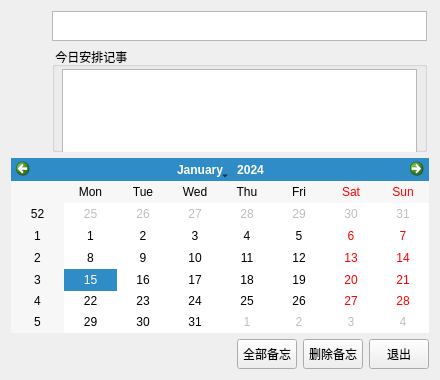
<?xml version="1.0" encoding="UTF-8"?>
<ui version="4.0">
 <class>Qschedule</class>
 <widget class="QWidget" name="Qschedule">
  <property name="geometry">
   <rect>
    <x>0</x>
    <y>0</y>
    <width>440</width>
    <height>380</height>
   </rect>
  </property>
  <property name="minimumSize">
   <size>
    <width>440</width>
    <height>380</height>
   </size>
  </property>
  <property name="maximumSize">
   <size>
    <width>440</width>
    <height>380</height>
   </size>
  </property>
  <property name="windowTitle">
   <string>Form</string>
  </property>
  <property name="styleSheet">
   <string notr="true">QWidget#Qschedule{
	border-image: url(:/Images/55/6462-11102Q54A389.jpg);
}</string>
  </property>
  <layout class="QGridLayout" name="gridLayout">
   <item row="0" column="0">
    <layout class="QVBoxLayout" name="verticalLayout_2">
     <item>
      <layout class="QHBoxLayout" name="horizontalLayout_2">
       <item>
        <widget class="QLabel" name="label">
         <property name="minimumSize">
          <size>
           <width>35</width>
           <height>140</height>
          </size>
         </property>
         <property name="maximumSize">
          <size>
           <width>35</width>
           <height>140</height>
          </size>
         </property>
         <property name="styleSheet">
          <string notr="true">border-image: url(:/cjh/5445514_151421049066_2.jpg);</string>
         </property>
         <property name="text">
          <string/>
         </property>
        </widget>
       </item>
       <item>
        <layout class="QVBoxLayout" name="verticalLayout">
         <item>
          <widget class="QTextBrowser" name="timeTextBrowser">
           <property name="minimumSize">
            <size>
             <width>375</width>
             <height>30</height>
            </size>
           </property>
           <property name="maximumSize">
            <size>
             <width>375</width>
             <height>30</height>
            </size>
           </property>
           <property name="styleSheet">
            <string notr="true">border-image: url(:/cjh/112.jpg);</string>
           </property>
          </widget>
         </item>
         <item>
          <layout class="QHBoxLayout" name="horizontalLayout">
           <item>
            <widget class="QGroupBox" name="groupBox">
             <property name="minimumSize">
              <size>
               <width>375</width>
               <height>105</height>
              </size>
             </property>
             <property name="maximumSize">
              <size>
               <width>375</width>
               <height>105</height>
              </size>
             </property>
             <property name="title">
              <string> 今日安排记事</string>
             </property>
             <widget class="QTextBrowser" name="eventTextBrowser">
              <property name="geometry">
               <rect>
                <x>10</x>
                <y>22</y>
                <width>355</width>
                <height>85</height>
               </rect>
              </property>
              <property name="minimumSize">
               <size>
                <width>355</width>
                <height>85</height>
               </size>
              </property>
              <property name="maximumSize">
               <size>
                <width>355</width>
                <height>85</height>
               </size>
              </property>
              <property name="styleSheet">
               <string notr="true"/>
              </property>
             </widget>
             <zorder>eventTextBrowser</zorder>
             <zorder>calendarWidget</zorder>
            </widget>
           </item>
          </layout>
         </item>
        </layout>
       </item>
      </layout>
     </item>
     <item>
      <widget class="QCalendarWidget" name="calendarWidget"/>
     </item>
     <item>
      <layout class="QHBoxLayout" name="horizontalLayout_3">
       <item>
        <spacer name="horizontalSpacer">
         <property name="orientation">
          <enum>Qt::Horizontal</enum>
         </property>
         <property name="sizeHint" stdset="0">
          <size>
           <width>40</width>
           <height>20</height>
          </size>
         </property>
        </spacer>
       </item>
       <item>
        <widget class="QPushButton" name="allBtn">
         <property name="minimumSize">
          <size>
           <width>60</width>
           <height>30</height>
          </size>
         </property>
         <property name="maximumSize">
          <size>
           <width>60</width>
           <height>30</height>
          </size>
         </property>
         <property name="styleSheet">
          <string notr="true">border-image: url(:/cjh/粉红1.png);</string>
         </property>
         <property name="text">
          <string>全部备忘</string>
         </property>
        </widget>
       </item>
       <item>
        <widget class="QPushButton" name="pDlt">
         <property name="minimumSize">
          <size>
           <width>60</width>
           <height>30</height>
          </size>
         </property>
         <property name="maximumSize">
          <size>
           <width>60</width>
           <height>30</height>
          </size>
         </property>
         <property name="styleSheet">
          <string notr="true">border-image: url(:/cjh/粉红1.png);</string>
         </property>
         <property name="text">
          <string>删除备忘</string>
         </property>
        </widget>
       </item>
       <item>
        <widget class="QPushButton" name="quitBtn">
         <property name="minimumSize">
          <size>
           <width>60</width>
           <height>30</height>
          </size>
         </property>
         <property name="maximumSize">
          <size>
           <width>60</width>
           <height>30</height>
          </size>
         </property>
         <property name="styleSheet">
          <string notr="true">border-image: url(:/cjh/粉红1.png);</string>
         </property>
         <property name="text">
          <string>退出</string>
         </property>
        </widget>
       </item>
      </layout>
     </item>
    </layout>
   </item>
  </layout>
 </widget>
 <resources/>
 <connections/>
</ui>
